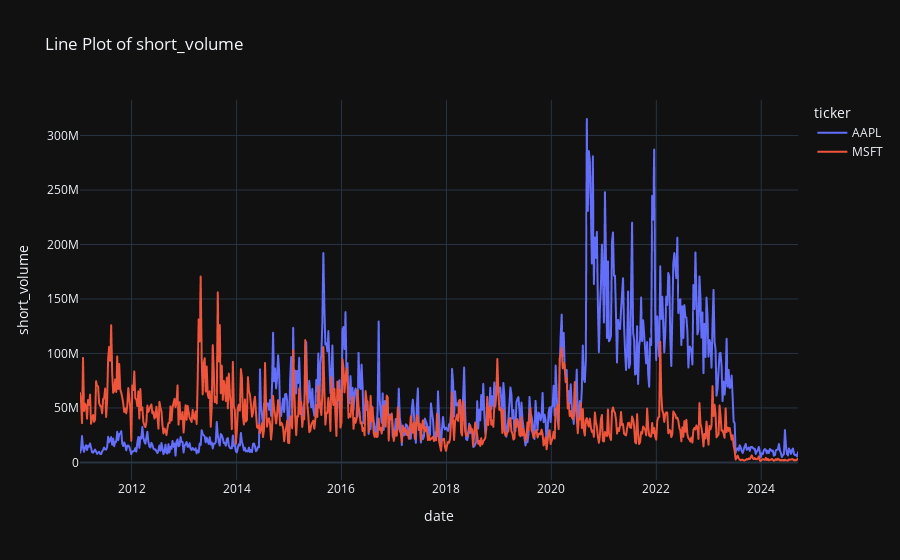

Write notebook code for a chart like this one.
### Code cell
df_short_volume.plot_line("short_volume")

### Figure 1 — Plotly figure (JSON) as saved in the notebook; plotly's stock layout.template omitted (floating-point values rounded to 4 significant figures; data arrays with more than 128 entries replaced by an {"elided": "..."} marker saying what was removed)
{"data": [{"hovertemplate": "ticker=AAPL<br>date=%{x}<br>short_volume=%{y}<extra></extra>", "legendgroup": "AAPL", "line": {"color": "#636efa", "dash": "solid"}, "marker": {"symbol": "circle"}, "mode": "lines", "name": "AAPL", "showlegend": true, "type": "scattergl", "x": {"elided": "715 str values"}, "xaxis": "x", "y": {"elided": "715 int values"}, "yaxis": "y"}, {"hovertemplate": "ticker=MSFT<br>date=%{x}<br>short_volume=%{y}<extra></extra>", "legendgroup": "MSFT", "line": {"color": "#EF553B", "dash": "solid"}, "marker": {"symbol": "circle"}, "mode": "lines", "name": "MSFT", "showlegend": true, "type": "scattergl", "x": {"elided": "715 str values"}, "xaxis": "x", "y": {"elided": "715 int values"}, "yaxis": "y"}], "layout": {"autosize": true, "legend": {"title": {"text": "ticker"}, "tracegroupgap": 0}, "title": {"text": "Line Plot of short_volume"}, "xaxis": {"anchor": "y", "autorange": true, "domain": [0, 1], "range": ["2011-01-07", "2024-09-13"], "title": {"text": "date"}, "type": "date"}, "yaxis": {"anchor": "x", "autorange": true, "domain": [0, 1], "range": [-16120000.0, 332600000.0], "title": {"text": "short_volume"}, "type": "linear"}}}
